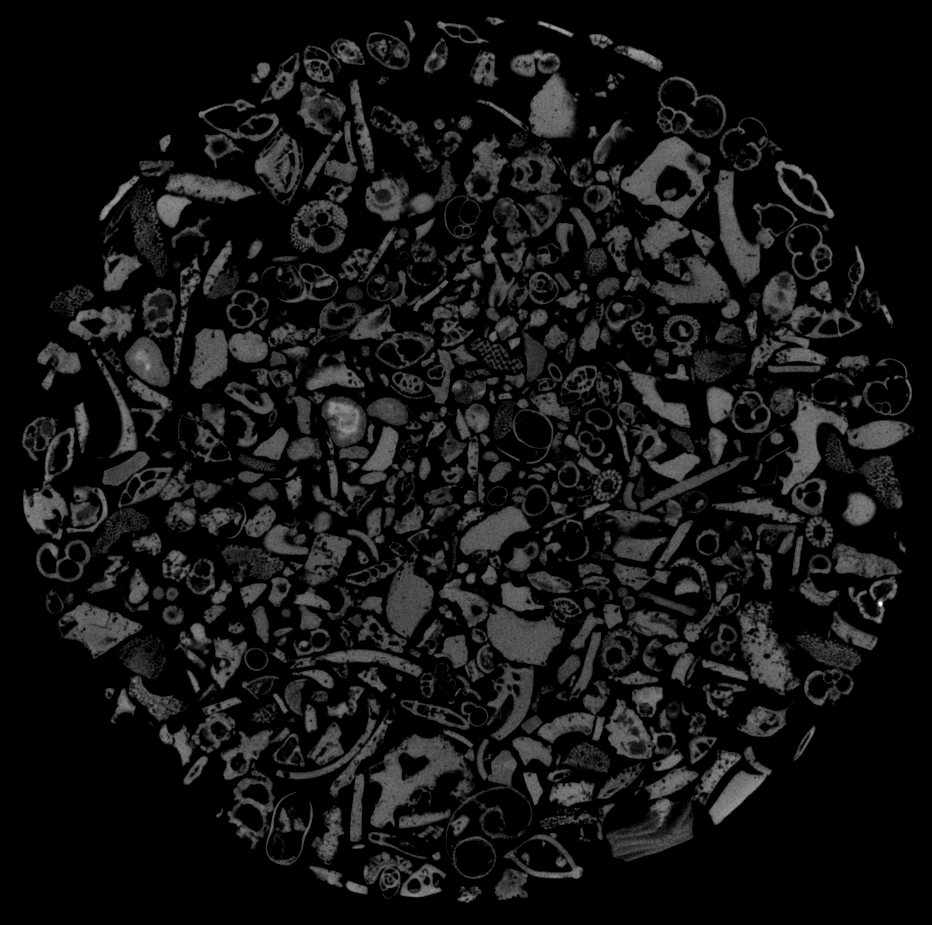
#> input picture data/batch/b00047.tif, 932 x 925 px; its folder holds 4 pictures in this run
$ python volume.py
#> lines starting #> are read from the running program, lines starting #| are printed output that depends on the picture; after the words box and inside, x2 and y2 are one past the last pixel; in counts of white or black regions, pixels touching at a corner belong together
# Antonio Leonti
# 3.7.2020
# Volume fill (volume_fill(3d_image)) aims to fill VOLUMES in a 3d image as opposed to filling regions in a 2D image.

import cv2
import numpy
import glob

def fill(data):

    # fill yz plane & transfer
    for x in range(data.shape[2]):
        # copy plane ("xz" because it's the x-z plane)
        yz = data[:,:,x].copy()
        # flood fill that plane
        cv2.floodFill(yz, None, (0, 0), 255)
        # invert and union with source data
        data[:,:,x] = data[:,:,x] | cv2.bitwise_not(yz)[:,:]

    # fill xz plane & transfer
    for y in range(data.shape[1]):
        xz = data[:,y,:].copy()
        cv2.floodFill(xz, None, (0, 0), 255)
        data[:,y,:] = data[:,y,:] | cv2.bitwise_not(xz)[:,:]

    # fill xy plane & transfer
    for z in range(data.shape[0]):
        xy = data[z,:,:].copy()
        cv2.floodFill(xy, None, (0, 0), 255)
        data[z,:,:] = data[z,:,:] | cv2.bitwise_not(xy)[:,:]

    return(data)

# example use
def main():
    root = "data/batch/"

    # get sorted list of files
    imgs = []
    for f in sorted(glob.glob(root + "*.tif")):
        # make a list of all (loaded) images
        imgs.append(cv2.imread(f, cv2.IMREAD_GRAYSCALE))

    # list -> numpy array
    data = numpy.array(imgs)

    # threshold images
    for z in range(data.shape[0]):
        data[z,:,:] = cv2.threshold(data[z,:,:], 0,255, cv2.THRESH_OTSU)[1]

    filled = fill(data)
#> the loop in fill, `for z in range(data.shape[0]):` made 4 passes
#> pass 1, in fill, `xy = data[z,:,:].copy()`:
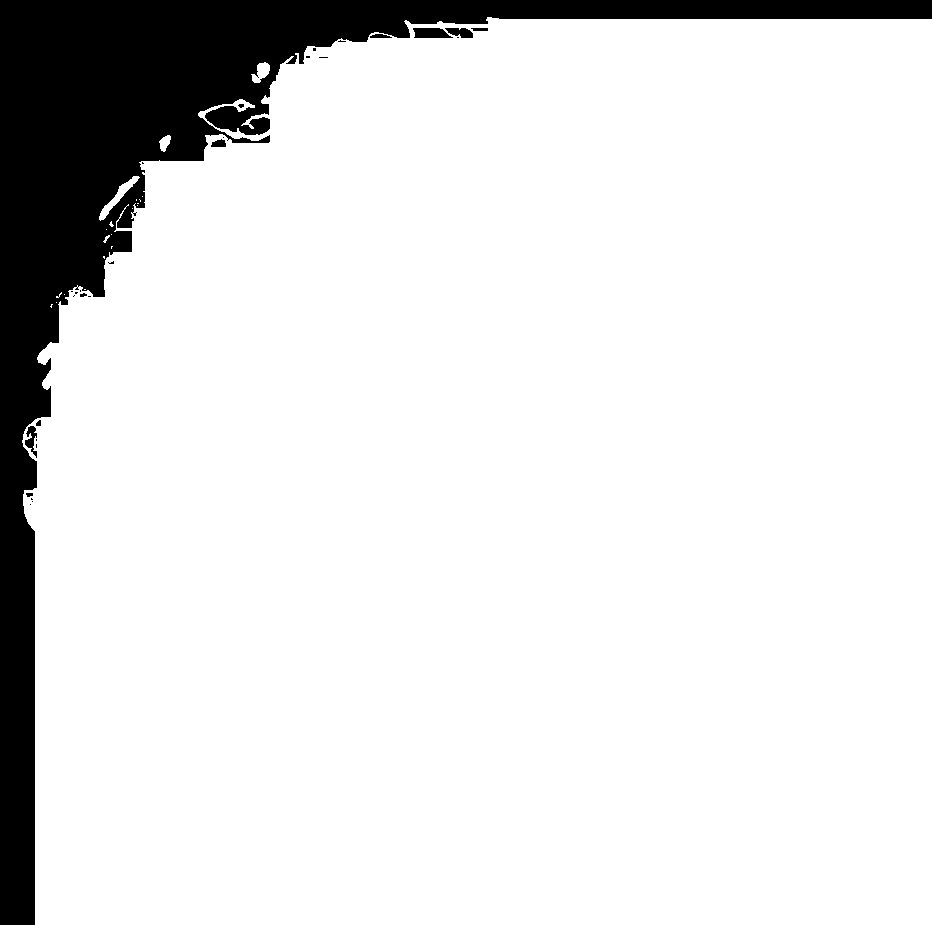
#> xy: shape (925, 932); 88.5% white; 29 black regions (19 under 20 px), largest, box (x1, y1, x2, y2) and area: (0, 0, 932, 925) 97671, (413, 28, 453, 38) 323, (445, 28, 473, 38) 193
#> pass 2, in fill, `xy = data[z,:,:].copy()`:
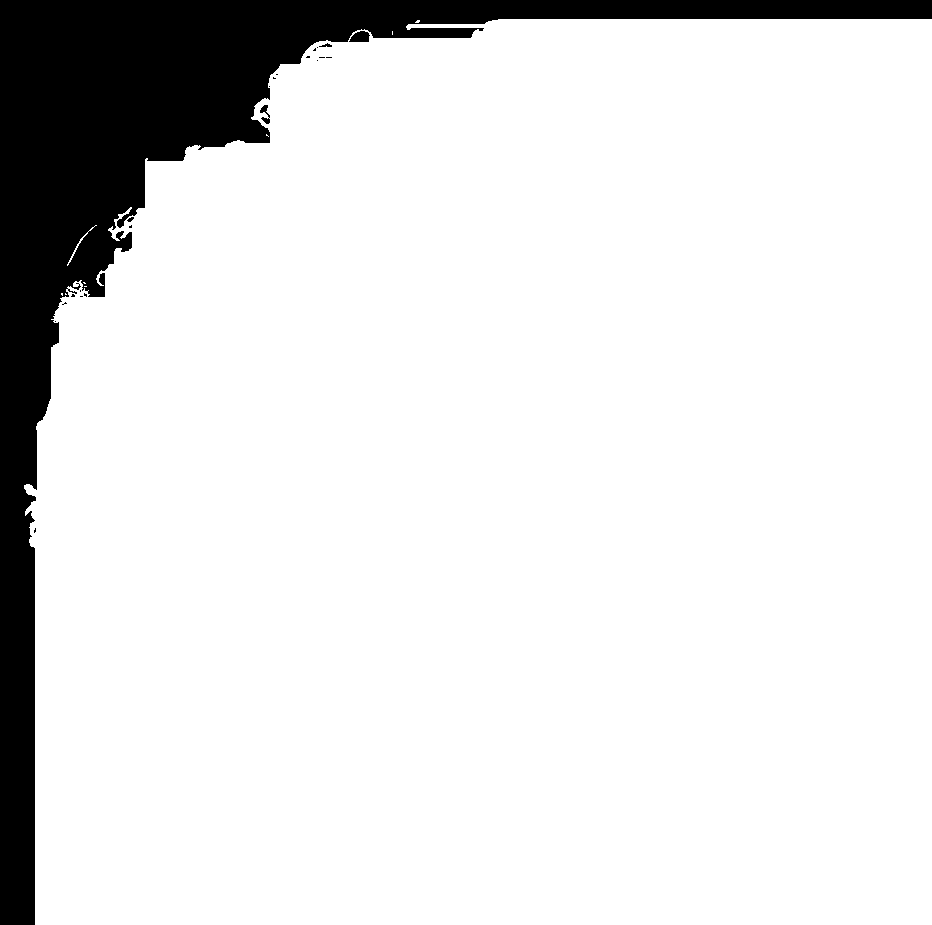
#> xy: shape (925, 932); 88.4% white; 22 black regions (17 under 20 px), largest, box (x1, y1, x2, y2) and area: (0, 0, 932, 925) 99718, (349, 31, 370, 42) 173, (260, 105, 270, 124) 92, (319, 43, 332, 47) 28, (127, 217, 134, 222) 21
#> pass 3, in fill, `xy = data[z,:,:].copy()`:
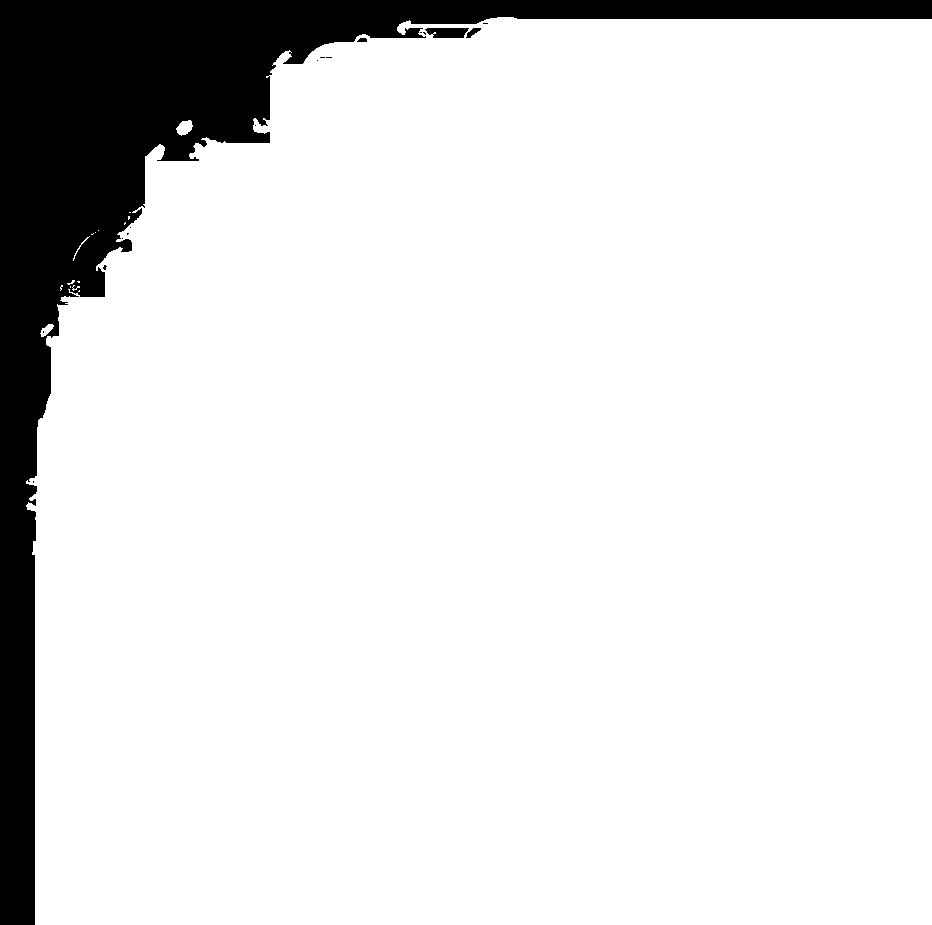
#> xy: shape (925, 932); 88.4% white; 17 black regions (13 under 20 px), largest, box (x1, y1, x2, y2) and area: (0, 0, 932, 925) 99204, (425, 28, 469, 38) 364, (466, 28, 481, 38) 72, (357, 38, 367, 42) 33
#> after the loop in fill, `for z in range(data.shape[0]):`:
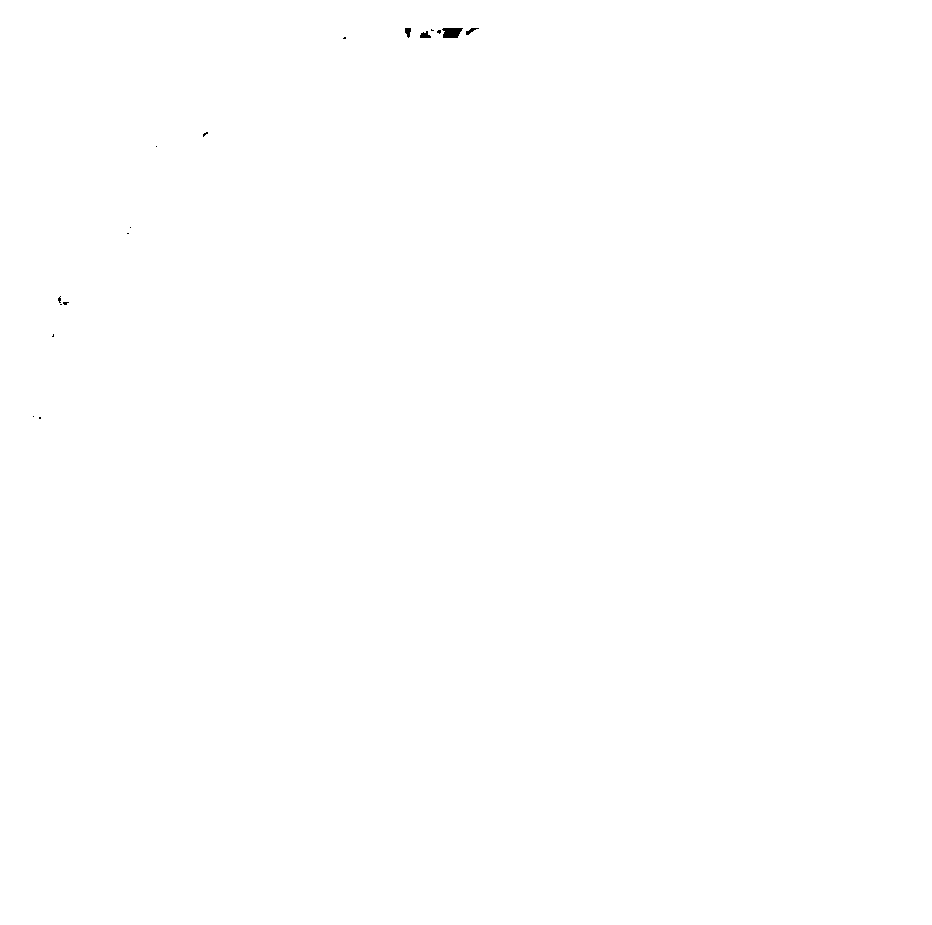
#> xy: shape (925, 932); 100% white; 17 black regions (13 under 20 px), largest, box (x1, y1, x2, y2) and area: (442, 28, 463, 38) 169, (420, 31, 431, 38) 51, (405, 28, 411, 38) 43, (466, 28, 479, 35) 38

    for z in range(filled.shape[0]):

        show(filled[z,:,:])
#> this loop made 4 passes
#> pass 1, in show, `cv2.imshow(str, img)`:
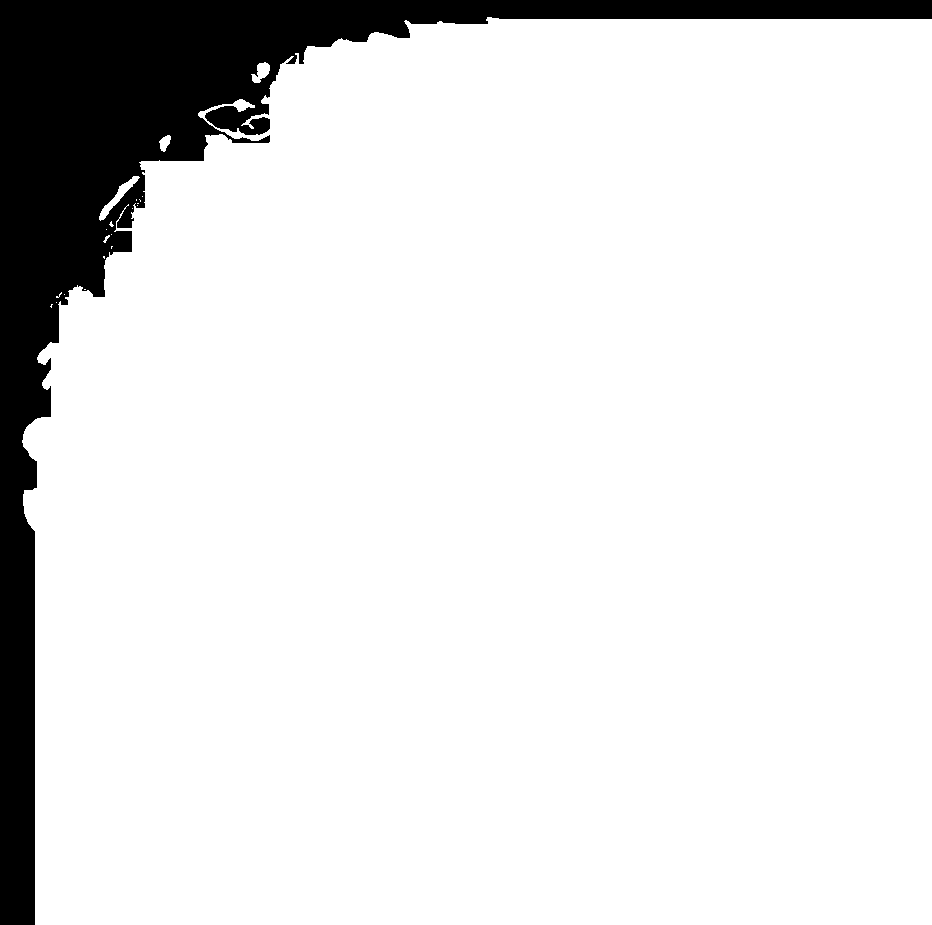
#> window 'image': shape (925, 932); 88.7% white; 1 black region, box (x1, y1, x2, y2) and area: (0, 0, 932, 925) 97654


def show(img, str = "image"):
    cv2.imshow(str, img)
    cv2.waitKey(0)
    cv2.destroyAllWindows()

if __name__ == "__main__":
    main()
